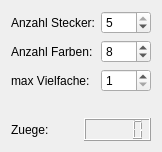
   <widget class="QWidget" name="layoutWidget">
    <property name="geometry">
     <rect>
      <x>30</x>
      <y>127</y>
      <width>162</width>
      <height>149</height>
     </rect>
    </property>
    <layout class="QVBoxLayout" name="verticalLayout_2">
     <item>
      <layout class="QGridLayout" name="gridLayout">
       <item row="0" column="0">
        <widget class="QLabel" name="label_numPins">
         <property name="text">
          <string>Anzahl Stecker:</string>
         </property>
        </widget>
       </item>
       <item row="2" column="1">
        <widget class="QSpinBox" name="in_numMultiples">
         <property name="minimum">
          <number>1</number>
         </property>
         <property name="maximum">
          <number>10</number>
         </property>
         <property name="value">
          <number>1</number>
         </property>
        </widget>
       </item>
       <item row="0" column="1">
        <widget class="QSpinBox" name="in_numPins">
         <property name="minimum">
          <number>2</number>
         </property>
         <property name="maximum">
          <number>5</number>
         </property>
         <property name="value">
          <number>5</number>
         </property>
        </widget>
       </item>
       <item row="1" column="0">
        <widget class="QLabel" name="label_numColors">
         <property name="text">
          <string>Anzahl Farben:</string>
         </property>
        </widget>
       </item>
       <item row="1" column="1">
        <widget class="QSpinBox" name="in_numColors">
         <property name="minimum">
          <number>2</number>
         </property>
         <property name="maximum">
          <number>10</number>
         </property>
         <property name="value">
          <number>8</number>
         </property>
        </widget>
       </item>
       <item row="2" column="0">
        <widget class="QLabel" name="label_numColors_2">
         <property name="text">
          <string>max Vielfache:</string>
         </property>
        </widget>
       </item>
      </layout>
     </item>
     <item>
      <layout class="QHBoxLayout" name="horizontalLayout_5">
       <item>
        <widget class="QLabel" name="spacer1">
         <property name="text">
          <string/>
         </property>
        </widget>
       </item>
      </layout>
     </item>
     <item>
      <layout class="QHBoxLayout" name="horizontalLayout_4">
       <item>
        <widget class="QLabel" name="label">
         <property name="text">
          <string>Zuege:</string>
         </property>
        </widget>
       </item>
       <item>
        <widget class="QLCDNumber" name="out_usedMoves"/>
       </item>
      </layout>
     </item>
    </layout>
   </widget>
